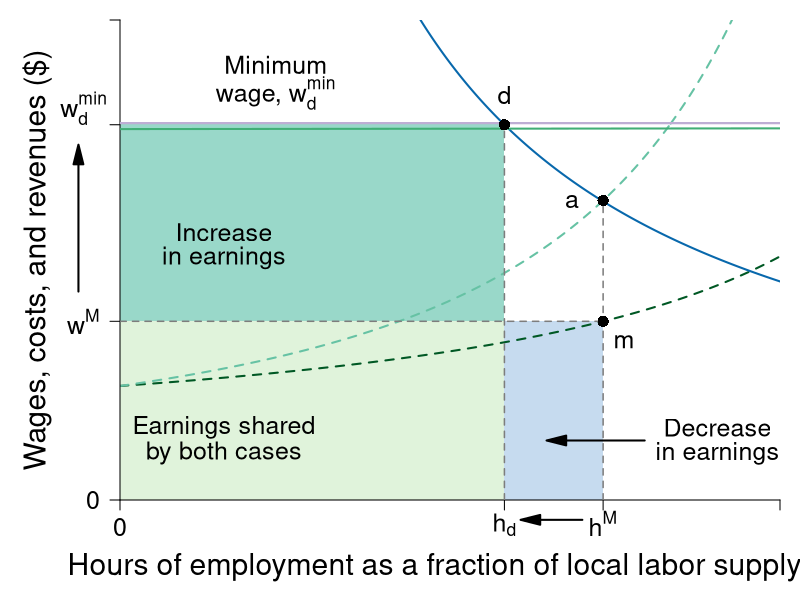

Source code (R):
#' Graph Designer: Scott Cohn
#' Authors: Bowles and Halliday
#' Title: Coordination, Conflict and Competition: A Text in Microeconomics

library(shape)
library(plotrix)
pdf(file = "employment/monopsony_earningschange_zoom.pdf", width = 9, height = 7)

#Set parameters for graphics
axislabelsize <- 1.8
labelsize <- 1.5
namesize <- 1.8
annotatesize <- 1.5
graphlinewidth <- 2
segmentlinewidth <- 1.5

COL <- c("#7fc97f", "#beaed4", "#fdc086", "#ffff99", "#386cb0", "#f0027f", "#bf5b17", "#666666")
COLA <- c("#e0f3db", "#99d8c9","#66c2a4","#41ae76", "#238b45", "#005824")
COLB <- c("#c6dbef", "#4eb3d3", "#2b8cbe", "#0868ac","#084081")
COLC <- c("#fcfbfd", "#efedf5", "#dadaeb", "#bcbddc", "#9e9ac8", "#807dba", "#6a51a3", "#54278f", "#3f007d")
grays <- gray.colors(25, start = 1, end = 0, alpha = 1)


WageFn <- function(h, ubar = 3, B = 2, t = 0.8) {
  B + ubar + (ubar - ubar*t +  ubar*t*h )/(t*(1 - h))
}

Mch <- function(h, ubar = 3, B = 2, t = 0.8) {
  B + ubar + (ubar - ubar*t +  ubar*t*h )/(t*(1 - h))+ (ubar*h)/(t*(1-h)^2)
}


MRP <- function(h, constant = 7, slope = 1){
  constant/(slope*h)
}

# mrp2 <- function(h, constant = 4, power = 2){
#   constant/(h^power)
# }

costRevSol <- function(h, constant = 7, ubar = 3, B = 2, t = 0.8){
  B + ubar + (ubar - ubar*t +  ubar*t*h )/(t*(1 - h)) + (ubar*h)/(t*(1-h)^2) - constant/h
}

#uniroot(costRevSol(x, constant = 7, ubar = 3, B = 2, t = 0.8), lower = 0.01, upper = 1)

par(mar =  c(5, 6, 1, 1))

xlims <- c(0, 0.63525)
ylims <- c(0, 24.2)

plot(0, 0, xlim = xlims, ylim = ylims, type = "n",
     xlab = "",
     ylab = "",
     xaxt = "n", 
     yaxt = "n",
     cex.lab = axislabelsize, 
     bty = "n", 
     xaxs="i", 
     yaxs="i")

npts <- 500 
npts2 <- 501

#Guesses at intersections
LPoints <- c(0.465, 0.56) 
BPoints <- c(0.37, 0.53, 0.78)

#Specify the sequences of points for graphing. 
xx1 <- seq(xlims[1], BPoints[2], length.out = npts)
xx2 <- seq(BPoints[2], 1, length.out = npts)
xx3 <- seq(xlims[1], BPoints[3], length.out = npts)
xx4 <- seq(BPoints[3], 1, length.out = npts)
xx5 <- seq(xlims[1], 1, length.out = npts)






#Customize ticks and labels for the plot
ticksy <- c(0, MRP(BPoints[1]), WageFn(LPoints[1]), ylims[2])
ylabels <- c(0, NA, expression(paste(w^M)), NA)
ticksx <- c(0, BPoints[1], LPoints[1], BPoints[3], 1, xlims[2])
xlabels <- c(0, expression(paste(h[d])), expression(paste(h^M)), expression(paste(h[g])),  1.0, NA)

xpoly1 <- c(0, 0, BPoints[1], BPoints[1])
ypoly1 <- c(0, WageFn(LPoints[1]), WageFn(LPoints[1]), 0)
polygon(x = xpoly1, y = ypoly1, col=COLA[1], density=NULL, border = NA)

xpoly2 <- c(LPoints[1], LPoints[1], BPoints[1], BPoints[1])
ypoly2 <- c(0, WageFn(LPoints[1]), WageFn(LPoints[1]), 0)
polygon(x = xpoly2, y = ypoly2, col=COLB[1], density=NULL, border = NA)

xpoly3 <- c(0, 0, BPoints[1], BPoints[1])
ypoly3 <- c(19, WageFn(LPoints[1]), WageFn(LPoints[1]), 19)
polygon(x = xpoly3, y = ypoly3, col=COLA[2], density=NULL, border = NA)

#Draw the lines for the graphs
lines(xx3, WageFn(xx3), col = COLA[6], lwd = graphlinewidth, lty = 2)
lines(xx4, WageFn(xx4), col = COLA[6], lwd = graphlinewidth, lty = 1)
lines(xx1, Mch(xx1), col = COLA[3], lwd = graphlinewidth, lty = 2)
lines(xx2, Mch(xx2), col = COLA[3], lwd = graphlinewidth, lty = 2)
lines(xx5, MRP(xx5), col = COLB[4], lwd = graphlinewidth)
#lines(xx1, mrp2(xx1), col = COLB[4], lwd = graphlinewidth)

#lines(xx2, solowCondition(xx2, delta = 5), col = COL[3], lwd = 4)
#lines(xx2, solowInfeas(xx2, delta = 5), col = COL[1], lwd = 4, lty = 2)


axis(1, at = ticksx, pos = 0, labels = xlabels, cex.axis = labelsize)
axis(2, at = ticksy, pos = 0, labels = ylabels, las = 1,cex.axis = labelsize)


text(-0.035, 19 + 0.75,  expression(paste(w[d]^min)), xpd = TRUE, cex = labelsize) 



#Axis labels 
text(0.5*xlims[2], -3.4,  expression(paste("Hours of employment as a fraction of local labor supply, ", h)), xpd = TRUE, cex = axislabelsize) 
text(-0.08, 0.5*ylims[2], expression(paste("Wages, costs, and revenues ($)")), xpd = TRUE, cex = axislabelsize, srt = 90) 


#Annotation of the  graphs
text(0.86, 43, expression(paste("Average cost")), cex = labelsize, xpd = TRUE)
text(0.86, 41, expression(paste(ach)), cex = labelsize, xpd = TRUE)

text(0.62, 43, expression(paste("Marginal cost")), cex = labelsize, xpd = TRUE)
text(0.62, 41, expression(paste(mch)), cex = labelsize, xpd = TRUE)

text(0.2, 43, expression(paste("Marginal revenue product")), cex = labelsize, xpd = TRUE)
text(0.2, 41, expression(paste(mrph)), cex = labelsize, xpd = TRUE)



#Labor supply
segments(1, 0, 1, 42, lty = 2, lwd = segmentlinewidth, col = grays[20])
text(1.04, 43, expression(paste("Labor")), cex = labelsize, xpd = TRUE)
text(1.04, 41, expression(paste("supply")), cex = labelsize, xpd = TRUE)



#segments(0, Mch(LPoints[1]), LPoints[1], Mch(LPoints[1]), lty = 2, lwd = segmentlinewidth, col = grays[20])
segments(LPoints[1], 0 , LPoints[1], Mch(LPoints[1]), lty = 2, lwd = segmentlinewidth, col = grays[20])
segments(0, WageFn(LPoints[1]), LPoints[1], WageFn(LPoints[1]), lty = 2, lwd = segmentlinewidth, col = grays[20])

segments(BPoints[1], 0, BPoints[1], MRP(BPoints[1]), lty = 2, lwd = segmentlinewidth, col = grays[20])

#Binding minimum wage
segments(0, 19, BPoints[3], 19, lty = 1, lwd = graphlinewidth + 0.2, col = COL[2])
segments(BPoints[3], 19, 1, 19, lty = 2, lwd = graphlinewidth + 0.2, col = COL[2])

#Green part of min wage
segments(0, 19 - 0.3, BPoints[3], WageFn(BPoints[3]) - 0.3, lty = 1, lwd = graphlinewidth, col = COLA[4])

points(BPoints[1], MRP(BPoints[1]), pch = 16, col = "black", cex = 1.5)
text(BPoints[1], MRP(BPoints[1]) + 1.5, expression(paste(d)), cex = labelsize)


segments(BPoints[3], 0, BPoints[3], WageFn(BPoints[3]), lty = 2, lwd = segmentlinewidth, col = grays[20])
points(BPoints[3], WageFn(BPoints[3]), pch = 16, col = "black", cex = 1.5)
text(BPoints[3] + 0.02, WageFn(BPoints[3]) - 1.2, expression(paste(g)), cex = labelsize)


points(LPoints[1], Mch(LPoints[1]), pch = 16, col = "black", cex = 1.5)
text(LPoints[1] - 0.03, MRP(LPoints[1]), expression(paste(a)), cex = labelsize)


points(LPoints[1], WageFn(LPoints[1]), pch = 16, col = "black", cex = 1.5)
text(LPoints[1] + 0.02, WageFn(LPoints[1]) - 1, expression(paste(m)), cex = labelsize)

#Arrows for effects of min wage
Arrows(LPoints[1] - 0.02, -1, BPoints[1] + 0.025, -1, col = "black", lty = 1, lwd = 2, arr.type = "triangle", xpd = TRUE)
Arrows(-0.04, WageFn(LPoints[1]) + 1.5, - 0.04, MRP(BPoints[1]) - 1.5, col = "black", lty = 1, lwd = 2, arr.type = "triangle", xpd = TRUE)


text(0.15, MRP(BPoints[1]) + 3, expression(paste("Minimum")), cex = labelsize)
text(0.15, MRP(BPoints[1]) + 1.6, expression(paste("wage, ", w[d]^min)), cex = labelsize)

text(0.1, 13.5, expression(paste("Increase")), cex = labelsize)
text(0.1, 12.2, expression(paste("in earnings")), cex = labelsize)

text(0.1, 3.65, expression(paste("Earnings shared")), cex = labelsize)
text(0.1, 2.35, expression(paste("by both cases")), cex = labelsize)

# text(0.475, 4, expression(paste("Decrease")), cex = labelsize)
# text(0.475, 2, expression(paste("in earnings")), cex = labelsize)

text(0.575, 3.65, expression(paste("Decrease")), cex = labelsize)
text(0.575, 2.35, expression(paste("in earnings")), cex = labelsize)
Arrows(LPoints[1] + 0.04, 3, BPoints[1] + 0.05, 3, col = "black", lty = 1, lwd = 2, arr.type = "triangle", xpd = TRUE)

dev.off()
